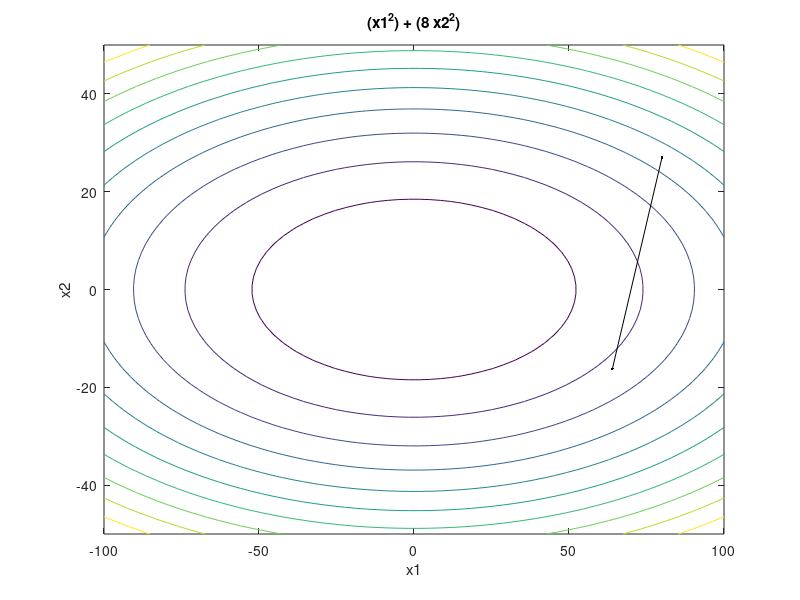

This chart was generated by the following MATLAB code: (Note: this script raises an error after producing the figure.)
% 下载地址：http://www.mathworks.com/matlabcentral/fileexchange/35535-simplified-gradient-descent-optimization

function [xopt,fopt,niter,gnorm,dx] = grad_descent(varargin)

if nargin==0
    % define starting point
    x0 = [80 27]';
elseif nargin==1
    % if a single input argument is provided, it is a user-defined starting
    % point.
    x0 = varargin{1};
else
    error('Incorrect number of input arguments.')
end

% termination tolerance
tol = -inf;

% maximum number of allowed iterations
maxiter = 1000;

% minimum allowed perturbation
dxmin = -inf;

% step size 
alpha = 1e-1;

% initialize gradient norm, optimization vector, iteration counter, perturbation
gnorm = inf; x = x0; niter = 0; dx = inf;

% define the objective function:
% demo function 正定二次函数
% f = @(x1,x2) x1.^2 + x1.*x2 + 3*x2.^2; 

% Rosenbrock function in 2 Dimension
f = @(x1,x2) (x1.^2)+(8*x2.^2);  

% plot objective function contours for visualization:
figure(1); clf; ezcontour(f,[-100 100 -50 50]); hold on


% redefine objective function syntax for use with optimization:
f2 = @(x) f(x(1),x(2));

% gradient descent algorithm:
while and(gnorm>=tol, and(niter <= maxiter, dx >= dxmin))
    % calculate gradient:
    g = grad(x);
    gnorm = norm(g);
    % take step:
    xnew = x - alpha*g;
    % check step
    if ~isfinite(xnew)
        display(['Number of iterations: ' num2str(niter)])
        error('x is inf or NaN')
    end
    % plot current point
    h = plot([x(1) xnew(1)],[x(2) xnew(2)],'k.-');
    refreshdata(h,'caller');
    drawnow;
    hold on;
    % update termination metrics
    niter = niter + 1;
    dx = norm(xnew-x);
    x = xnew;
    
end
xopt = x;
fopt = f2(xopt);
niter = niter - 1;

% define the gradient of the objective
function g = grad(x)
g = [2*x(1)
    16*x(2)];
